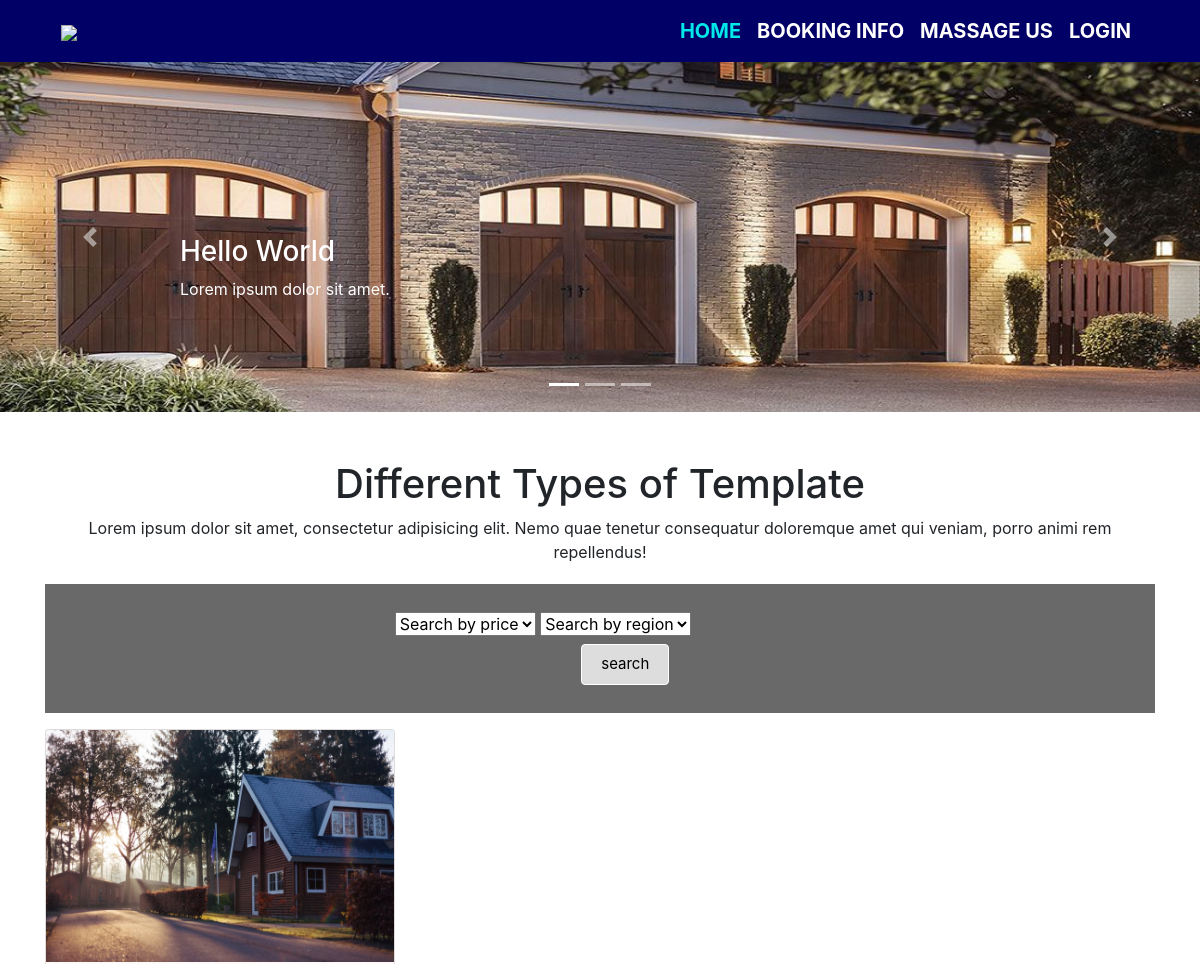
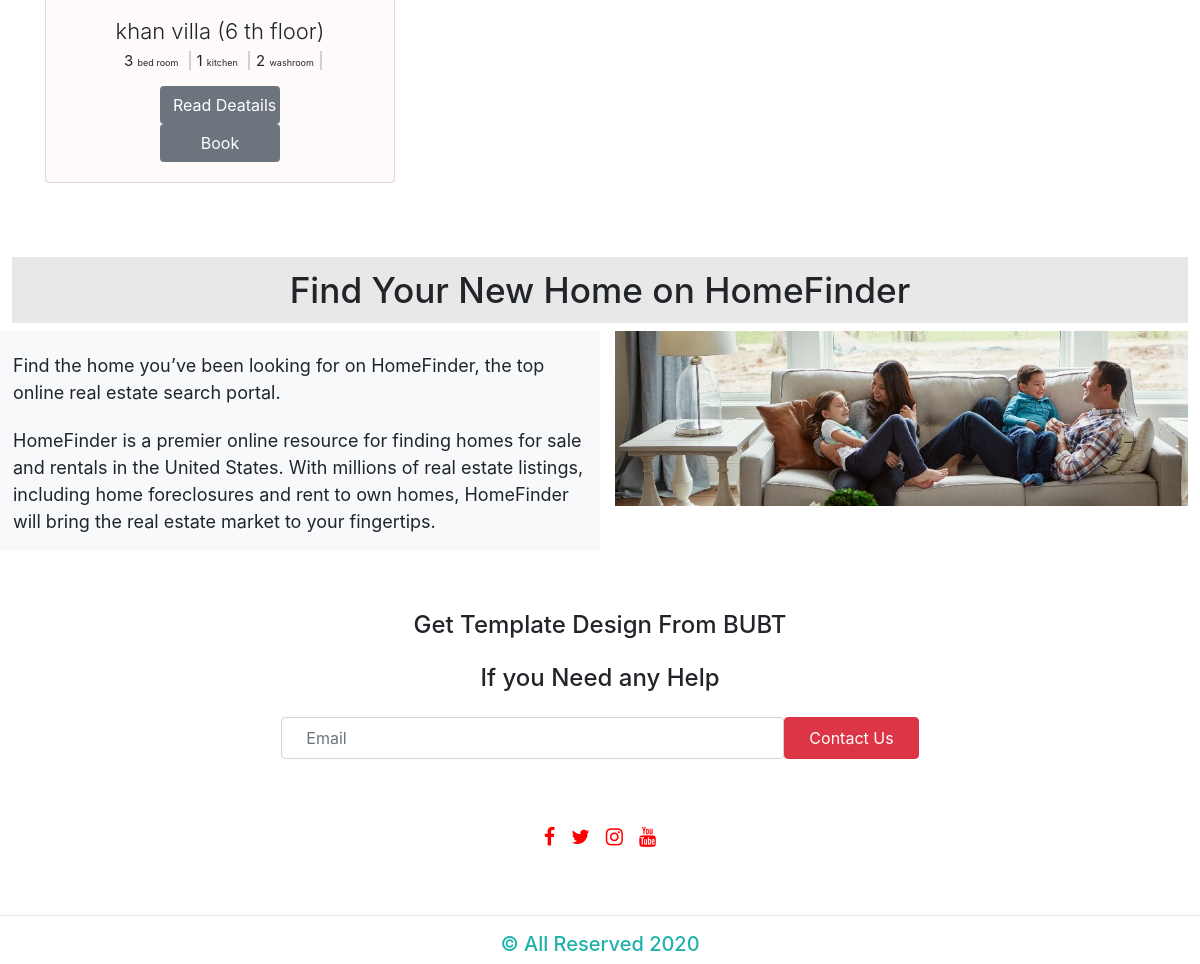
Page /soft/index.php (signed in) on the committed database (2 pictures, top to bottom).
### tables this page shows
CREATE TABLE `home` (
  `id` int(10) NOT NULL,
  `name` varchar(20) NOT NULL,
  `type` varchar(20) NOT NULL,
  `region` varchar(15) NOT NULL,
  `price` int(10) NOT NULL,
  `contract` varchar(20) NOT NULL,
  `img` varchar(100) NOT NULL,
  `lift` int(10) NOT NULL,
  `floor` int(10) NOT NULL
);

CREATE TABLE `room` (
  `id` int(10) NOT NULL,
  `bed` int(10) NOT NULL,
  `kit` int(10) NOT NULL,
  `washroom` int(10) NOT NULL
);

### soft/includes/wallet.php (called while the page is built)
<?php
$user_id=$_SESSION['user_id'];
?>

### soft/index.php (the view, shortened to what this page needs)
<?php
include 'includes/connect.php';
include 'includes/wallet.php';
  if($_SESSION['customer_sid']==session_id())
  {
    ?>
<!DOCTYPE html>
<html lang="en">
<head>
  <link rel="stylesheet" type="text/css" href="css/font-awesome.min.css">
  <link rel="stylesheet" type="text/css" href="css/bootstrap.min.css">
  <link rel="stylesheet" type="text/css" href="css/style.css">
</head>
<body>
  <header class="sticky-top">
    <div class="container">
    <nav class="navbar navbar-expand-lg navbar-white ">
      <a href="#" class="navbar-brand"><img src="images/logo.jpg"></a>
      <div class="collapse navbar-collapse justify-content-end" id="navbarMenu">
          <ul class="navbar-nav font-weight-bold">
            <li class="nav-item active">
                <a href="house.php" class="nav-link active">Home</a>
            </li>
            <li class="nav-item">
                <a href="bo.php" class="nav-link">Booking info</a>
            </li>
            <li class="nav-item">
                    <ul class="navbar-nav font-weight-bold">
                        <li class="nav-item">                <a href="tickets.php" class="nav-link"> Massage us</a>
                        </li>
                    </ul>
                </li>
            <li class="nav-item">
                <a href="routers/logout.php" class="nav-link">Login</a>
            </li>
          </ul>
        </div>
    </nav>
    </div>
  </header>
<div id="slider1" class="carousel slide mysilder" data-ride="carousel">
  <ol class="carousel-indicators">
    <li class="active" data-target="#slider1" data-slide-to="0"></li>
    <li data-target="#slider1" data-slide-to="1"></li>
    <li data-target="#slider1" data-slide-to="2"></li>
  </ol>
  <div class="carousel-inner rabbi" role="listbox">
    <div class="carousel-item active">
      <img src="images/k3.jpg" alt="slider-img-1" class="d-block img-fluid w-100 h-100">
      <div class="carousel-caption">
        <h3>Hello World</h3>
        <p>Lorem ipsum dolor sit amet.</p>
      </div>
    </div>
  </div>
  <a href="#slider1" class="carousel-control-prev" data-slide="prev">
      <span class="carousel-control-prev-icon"></span>
  </a>
  <a href="#slider1" class="carousel-control-next" data-slide="next">
      <span class="carousel-control-next-icon"></span>
  </a>
</div>
<div class="section-1">
    <div class="container text-center">
        <h1 class="header-1 mt-5">Different Types of Template</h1>
        <p class="para-1">Lorem ipsum dolor sit amet, consectetur adipisicing elit. Nemo quae tenetur consequatur doloremque amet qui veniam, porro animi rem repellendus!</p>
<?php
 $sql = "SELECT COUNT(*)as x FROM book1 WHERE uid=$user_id AND cn=0
 ";
      $result = mysqli_query($con, $sql);
      while($rowx = mysqli_fetch_array($result))
      {
           $x = $rowx["x"];
      }
if($x==2)
{
 echo' <h4 class="card-title display-3">you can not book more than two house ! please wait for admin confrimation  </h4>';
}
else if($x!=2)
 {?>
          <section class="item container mb-3">
            <div class="search-container">
 <form method="post" class="formValidate" id="formValidate1"  action="house.php">
<select name="brand" id="brand">
                          <option value="">Search by price</option>
                     </select>
<select name="rand" id="rand">
                          <option value="">Search by region</option>
                 </select>
 <br>
<button class="btn waves-effect waves-light right submit" type="submit" name="actionx" id="max" onclick="c();" >search
                    </button>
              </form>
            </div>
          </section>
        <div class="row justify-content-center text-center mb-5">
  <?php
            if(isset($_POST['actionx']))
{
    $name=$_POST['brand'];
        $contract=$_POST['rand'];
    if(empty($name) && empty($contract))
    {
$sql = mysqli_query($con, "SELECT home.floor,home.name ,home.id,home.img,room.bed,room.kit,room.washroom,adress.zip,adress.road,adress.house ,book.val  from home join room join adress join book WHERE home.id=room.id AND home.id=adress.id AND home.id=book.id AND book.val=0 ;");
    }
  else  if(empty($contract) )
    {
    $sql = mysqli_query($con, "SELECT * FROM (SELECT home.price, home.floor,home.name ,home.id,home.img,room.bed,room.kit,room.washroom,adress.zip,adress.road,adress.house ,book.val from home join room join adress join book WHERE home.id=room.id AND home.id=adress.id AND home.id=book.id AND book.val=0) as m WHERE m.price=$name");
    }
    else  if(empty($name) )
    {
    $sql = mysqli_query($con, "SELECT * FROM (SELECT home.region,home.price, home.floor,home.name ,home.id,home.img,room.bed,room.kit,room.washroom,adress.zip,adress.road,adress.house ,book.val from home join room join adress join book WHERE home.id=room.id AND home.id=adress.id AND home.id=book.id AND book.val=0) as m WHERE m.region='$contract'");
    }
    else
    {
 $sql = mysqli_query($con, "SELECT * FROM (SELECT home.region,home.price, home.floor,home.name ,home.id,home.img,room.bed,room.kit,room.washroom,adress.zip,adress.road,adress.house ,book.val from home join room join adress join book WHERE home.id=room.id AND home.id=adress.id AND home.id=book.id AND book.val=0) as m WHERE m.region='$contract' AND m.price=$name");
    }
}
else{
$sql = mysqli_query($con, "SELECT home.floor,home.name ,home.id,home.img,room.bed,room.kit,room.washroom,adress.zip,adress.road,adress.house ,book.val  from home join room join adress join book WHERE home.id=room.id AND home.id=adress.id AND home.id=book.id AND book.val=0 ;");}
 ?>
       <?php
       while($row = mysqli_fetch_array($sql)){
       ?>
            <div class="col-lg-4">
              <div class="card">
                  <img src="<?= $row['img']; ?>" alt="#" class="card-image-top w-100">
                  <div class="card-body">
                      <h4 class="card-title display-3"><?= $row['name']; ?> (<?= $row['floor']; ?> th floor)  </h4>
                      <div class="list-card-heading">
                        <ul class="list-card-details">
                          <li>
         <?= $row['bed']; ?>       <abbr class="list-card-level">bed room</abbr>
                          </li>
                          <li>
                            <?= $row['kit']; ?>
                            <abbr class="list-card-level">kitchen</abbr>
                          </li>
                          <li>
<?= $row['washroom']; ?>                            <abbr class="list-card-level">washroom</abbr>
                          </li>
                        </ul>
                      </div>
                        <a href="fo.php?details=<?= $row['id'];?>" class="btn bg-secondary cardbtn">Read Deatails</a>
 <a href="acti.php?delete=<?= $row['id'];?>" class="btn bg-secondary cardbtn" onclick="return confirm('confirm that you want to book this home');">Book</a>
                  </div>
              </div>
            </div>
                            <?php } ?>
                            <?php } ?>
            <div class="col-lg-4">
           </div>
            <div class="col-lg-4">
           </div>
           <div class="col-lg-4">
           </div>
           <div class="col-lg-4">
           </div>
           <div class="col-lg-4">
           </div>
      </div>
    </div>
</div>
<div class="about-us">
  <h1 class="header-title">Find Your New Home on HomeFinder</h1>
  <div class="row mt-0">
    <div class="col-lg-6 row-col1 pl-3">
      <p class="para mb-3 ">Find the home you’ve been looking for on HomeFinder, the top online real estate search portal.</p>
      <p class="para">HomeFinder is a premier online resource for finding homes for sale and rentals in the United States. With millions of real estate listings, including home foreclosures and rent to own homes, HomeFinder will bring the real estate market to your fingertips.</p>
    </div>
    <div class="col-lg-6 row-col2">
        <img src="images/abu.jpg" class="">
    </div>
  </div>
</div>
<footer>
  <div class="section-5 text-center">
    <h4 style="margin-top:5%">Get Template Design From BUBT</h4>
    <h4 class="my-4">If you Need any Help</h4>
    <div class="form-inline justify-content-center">
      <input type="text" name="Email" id="email" placeholder="Email" size="40" class="form-control px-4 py-2">
      <input type="button" name="" value="Contact Us" class="btn btn-danger px-4 py-2">
    </div>
    <div class="social-icon" style="margin:5%">
        <div class="d-flex flex-row justify-content-center">
          <a href=""><i class="fa fa-facebook-f m-2"></a></i>
          <a href=""><i class="fa fa-twitter m-2"></i></a>
          <a href=""><i class="fa fa-instagram m-2"></i></a>
          <a href=""><i class="fa fa-youtube m-2"></i></a>
        </div>
    </div>
    <hr>
    <h5 style="color:lightseagreen;">&copy All Reserved 2020</h5>
  </div>
</footer>
</body>
</html>
<?php
  }
?>

### soft/css/style.css (style rules this page uses)
* { padding: 0; margin: 0; }
body { font-family: 'Lato' width: 100%; }
header { background: #006; color: white; width: 100%; height: 20%; display: block; }
header img { width: 100%; }
.nav-link { font-size: 20px; color: white; text-transform: uppercase; }
.active.nav-link { color: #00E8E8; font-weight: 700; }
.carousel-caption { height: 200px !important; padding-top: 1px; text-align: left; }
.rabbi, .mysilder { height: 350px !important; }
.carousel-item { height: 392px; }
.item { margin-top: 20px; background-color: dimgray; overflow: hidden; }
.item .search-container { float: left; margin: 28px auto; padding-left: 31%; }
.item .search-container button { float: right; padding: 8px 19px; margin-top: 8px; margin-right: 22px; background: #ddd; font-size: 15px; border: 1px solid white; cursor: pointer; }
.card { margin-bottom: 25px; display: block; overflow: hidden; background: #FFFAFA; }
.card-title { margin-bottom: .75rem; font-size: 22px; }
.list-card-details { line-height: 9px; height: 14px; }
.list-card-details>li { border-right: 2px solid #D1D1D5; display: inline; padding: 0 6px; font-size: 15px; }
abbr.list-card-level { font-size: 9px; }
.card-body a { display: block; }
.cardbtn { width: 39%; color: #fff; margin: auto; display: block; }
.about-us { width: 98%; margin: auto; }
.about-us h1 { text-align: center; overflow: hidden; background: #E8E8E8; padding: 12px 0px; font-size: 2.2rem; }
.row-col1 { background-color: #F8F9FA; }
.row-col2 img { width: 100%; }
.row-col2 { width: 100%; }
.about-us, .para { margin-top: 21px; font-size: 18px; }
.social-icon i { color: red; font-size: 20px; }

### rows in the picture
home: img (picture), name "khan villa", floor "6", room.bed "3", room.kit "1", room.washroom "2"
